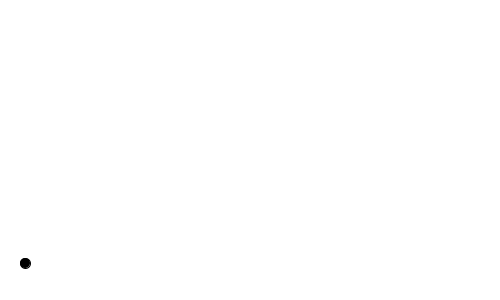
Frame 1 (no input)
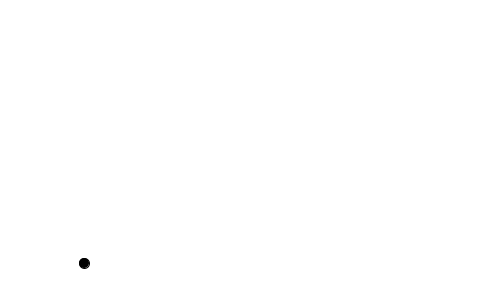
Frame 60 (the mouse pressed at the canvas centre just before this capture)
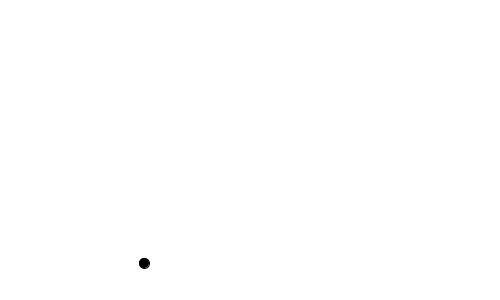
Frame 120 (the mouse held since frame 60 and released just before this capture)

The Processing sketch that drew these frames (run headless with seeded random() and noise(); from frame 60 on, the mouse is pressed at the canvas centre):

// Processing sketch: active_mode_practice_2
// ── active_mode_practice_2.pde
//moving line

void setup()
{
  size(500, 300);
  background(255);
}

int dotX = width/4;

void draw()
{  
  //reset background
  background(255);

  //draw a circle
  fill(0);
  circle(dotX, height - (height/8), 10);

  //moving 1 pixel at a time
  dotX += 1;
}
